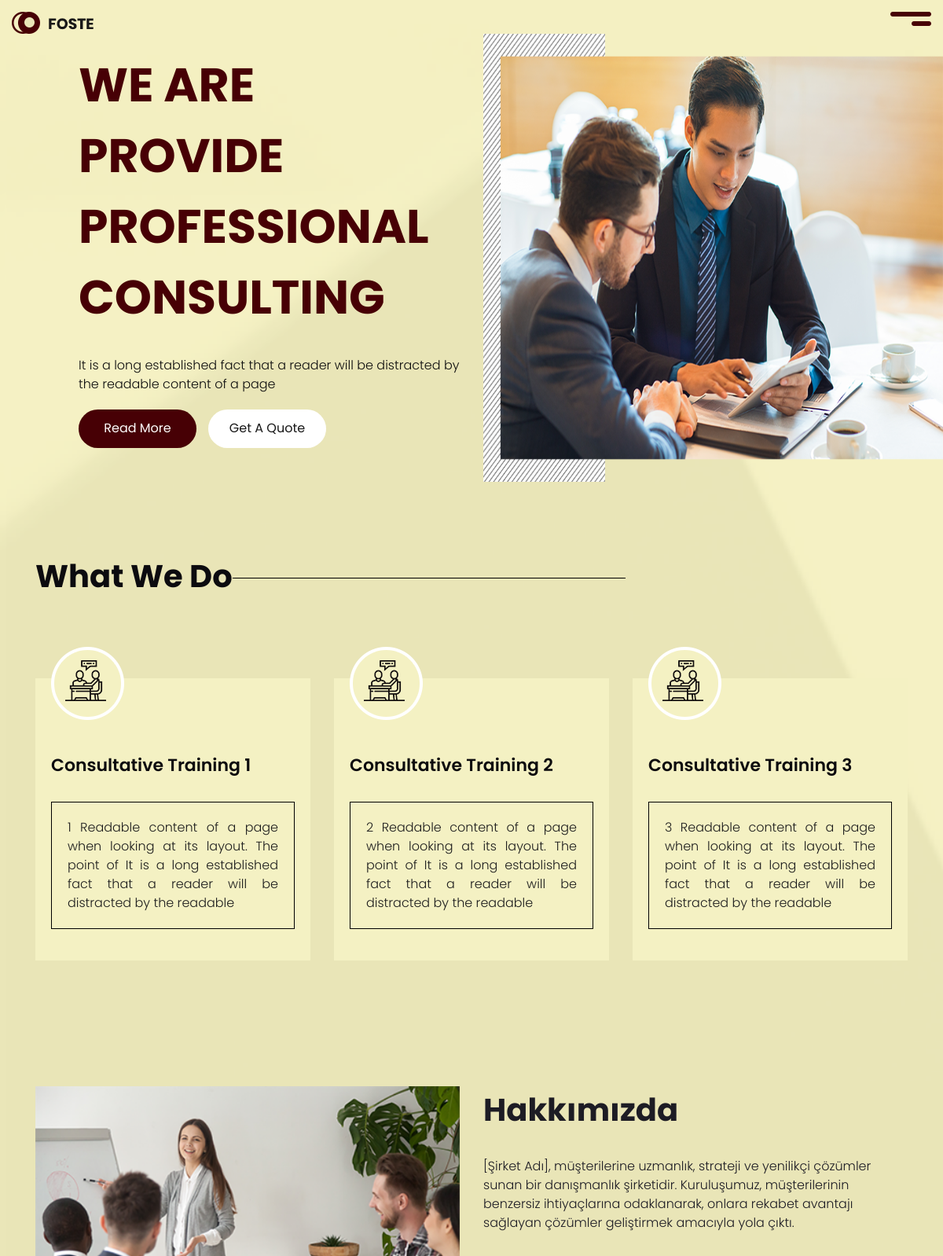
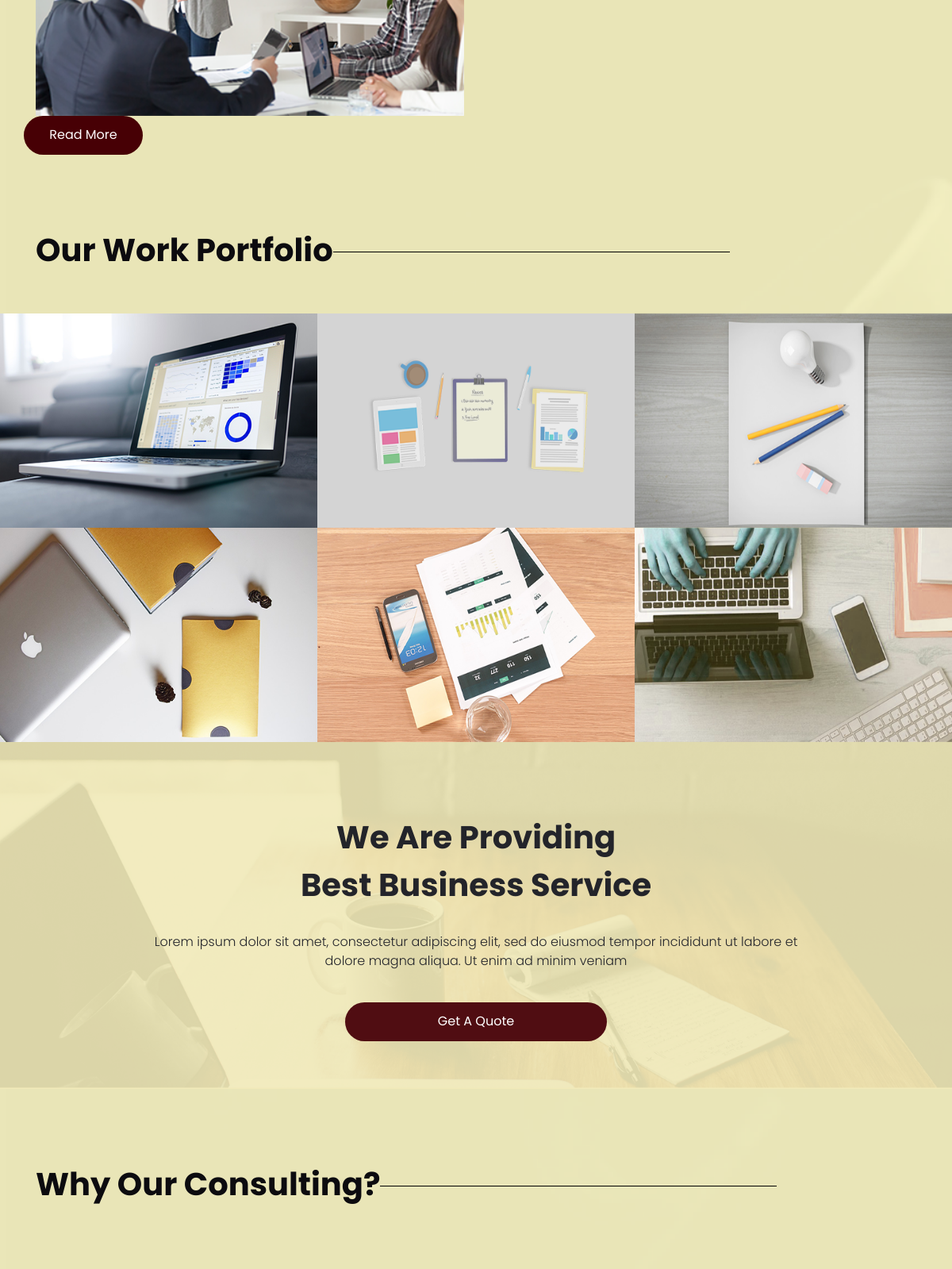
Screenshot of / (signed in, upper part) with the database file from the repository (2 pictures, top to bottom).
### app/models.py (models this page shows)
class Blog(db.Model):
    id = db.Column(db.Integer, primary_key=True)
    feedback = db.Column(db.Text)
    blogname = db.Column(db.Text)

class About(db.Model):
    id = db.Column(db.Integer, primary_key=True)
    feedback = db.Column(db.Text)
    image_filename = db.Column(db.String(255))
    aboutname = db.Column(db.Text)

### app/views.py (the view)
@app.route("/")
def index():
    clients_data = Client.query.all()
    blogs_data = Blog.query.all()
    abouts_data = About.query.all()
    servis_data = Services.query.all()
    return render_template(
        "index.html",
        blogs=blogs_data,
        about=abouts_data,
        servis=servis_data,
        clients=clients_data,
    )

### app/__init__.py (called while the page is built)
@login_manager.user_loader
def load_user(user_id):
    return User.query.get(int(user_id))

### app/templates/index.html (shortened to what this page needs)
<!DOCTYPE html>
<html lang="en">
{%extends 'base.html'%}
   {% block content %}
   {% if current_user.is_authenticated %}
   {%block index%}
   <div class="carousel-inner">
      <div class="carousel-item active">
         <div class="row">
            <div class="col-md-6">
               <div class="padding_left_0">
                  <h1 class="retailer_text">We Are Provide Professional Consulting</h1>
                  <p class="search_text">It is a long established fact that a reader will be distracted by the
                     readable content of a page </p>
                  <div class="btn_main">
                     <div class="more_bt"><a href="{{ url_for('whatwedo') }}">Read More </a></div>
                     <div class="contact_bt"><a href="{{ url_for('contact') }}">Get A Quote</a></div>
                  </div>
               </div>
            </div>
            <div class="col-md-6">
               <div><img src="{{ url_for('static', filename='images/img-1.png') }}" class="image_1"></div>
            </div>
         </div>
      </div>
   </div>
   {%endblock%}
   {%block whatwedo%}
   <div class="advisor_section layout_padding">
      <div class="container">
         <h1 class="what_text">What We Do</h1>
      </div>
      <div class="advisor_section_2 layout_padding">
         <div class="container">
            <div class="box_section">
               <div class="row">
                  {% for blog in blogs %}
                  <div class="col-lg-4 col-sm-12">
                     <div class="box_main">
                        <div class="image_3"></div>
                        <h4 class="consultative_text"> {{ blog.feedback }} </h4>
                        <p class="ipsum_text">{{ blog.blogname }}</p>
                     </div>
                  </div>
                  {% endfor %}
               </div>
            </div>
         </div>
      </div>
      {%endblock%}
      {% block aboutus %}
      <h1 class="about_taital">{{ about.feedback }}</h1>
      <p class="lorem_text">{{ about.aboutname }}</p>
      <div class="about_section layout_padding">
         <div class="container">
            <div class="row">
               {% for about in about %}
               <div class="col-sm-6">
                  <div><img src="{{ url_for('static', filename='images/' + about.image_filename) }}" class="image_8">
                  </div>
               </div>
               <div class="col-sm-6">
                  <h1 class="about_taital">{{ about.feedback }}</h1>
                  <p class="lorem_text">{{ about.aboutname }}</p>
               </div>
               {% endfor %}
               <div class="more_bt"><a href="{{ url_for('about') }}">Read More </a></div>
            </div>
         </div>
      </div>
      {%endblock%}
      {% block portfolio %}
      <div class="portfolio_section layout_padding">
         <div class="container">
            <h1 class="what_text">Our Work Portfolio</h1>
         </div>
         <div class="container-fluid">
            <div class="images_section">
               <div class="row">
                  {% for servis in servis %}
                  <div class="col-sm-4 padding_0">
                     <div class="container_1">
                     </div>
                  </div>
                  {% endfor %}
               </div>
            </div>
         </div>
         <div class="portfolio_section_2 layout_padding">
            <div class="container">
               <h1 class="best_taital">We Are Providing Best Business Service</h1>
               <p class="best_text">Lorem ipsum dolor sit amet, consectetur adipiscing elit, sed do eiusmod tempor
                  incididunt ut labore et dolore magna aliqua. Ut enim ad minim veniam</p>
               <div class="get_bt"><a href="{{ url_for('contact') }}">Get A Quote</a></div>
            </div>
         </div>
      </div>
      {%endblock%}
      {% block consulting %}
      <div class="consulting_section layout_padding">
         <div class="container">
            <h1 class="what_text">Why Our Consulting?</h1>
            <div class="consulting_section_2">
            </div>
         </div>
      </div>
      {%endblock%}
      {%else%}
      <p class="text-center"> Blogu Görmek için Lütfen <a href="{{url_for('auth.login')}}"> Giriş </a>Yapınız</p>
      {%endif%}
      {% endblock %}

### app/static/css/style.css (style rules this page uses)
* { box-sizing: border-box !important; transition: ease all 0.5s; }
html { scroll-behavior: smooth; overflow-x: hidden !important; }
body { color: #666666; font-size: 14px; font-family: Poppins; line-height: 1.80857; font-weight: normal; overflow-x: hidden !important; }
a { color: #1f1f1f; text-decoration: none !important; outline: none !important; -webkit-transition: all .3s ease-in-out; -moz-transition: all .3s ease-in-out; -ms-transition: all .3s ease-in-out; -o-transition: all .3s ease-in-out; transition: all .3s ease-in-out; }
h1, h2, h3, h4, h5, h6 { letter-spacing: 0; font-weight: normal; position: relative; padding: 0 0 10px 0; font-weight: normal; line-height: normal; color: #111111; margin: 0 }
h1 { font-size: 24px }
h4 { font-size: 16px }
*, *::after, *::before { -webkit-box-sizing: border-box; -moz-box-sizing: border-box; box-sizing: border-box; }
p { margin: 20px; font-weight: 300; font-size: 15px; line-height: 24px; }
a { color: #222222; text-decoration: none; outline: none !important; }
a, .btn { text-decoration: none !important; outline: none !important; -webkit-transition: all .3s ease-in-out; -moz-transition: all .3s ease-in-out; -ms-transition: all .3s ease-in-out; -o-transition: all .3s ease-in-out; transition: all .3s ease-in-out; }
img { max-width: 100%; height: auto; }
.layout_padding { padding-top: 90px; padding-bottom: 0px; }
.padding_0 { padding: 0px; }
.padding_left_0 { padding-left: 100px; }
.image_1 { width: 100%; float: right; height: 570px; }
.retailer_text { width: 100%; float: left; font-size: 60px; color: #470005; padding-top: 20px; text-transform: uppercase; font-weight: bold; }
.search_text { width: 100%; float: left; font-size: 16px; color: #0e0e0e; margin-left: 0px; }
.btn_main { width: 100%; float: left; }
.more_bt { width: 150px; float: left; }
.more_bt a { width: 100%; float: left; font-size: 16px; color: #fffdfd; background-color: #470005; text-align: center; padding: 10px 0px; border-radius: 40px; }
.contact_bt { width: 150px; float: left; margin-left: 15px; }
.contact_bt a { width: 100%; float: left; font-size: 16px; color: #181818; background-color: #ffffff; text-align: center; padding: 10px 0px; border-radius: 40px; }
.advisor_section { width: 100%; float: left; }
.what_text { width: 100%; float: left; color: #0c0b0f; font-size: 40px; font-weight: bold; }
.what_text::after { content: ''; position: absolute; background-color: #000; width: 500px; height: 1px; top: 32px; }
.box_main { width: 100%; float: left; background-color: #f4f1c3; height: auto; padding: 0px 20px 20px 20px; }
.consultative_text { width: 100%; float: left; color: #0c0b0e; font-size: 22px; font-weight: 600; }
.image_3 { width: 100%; float: left; background-image: url(../images/img-3.png); height: 94px; background-repeat: no-repeat; top: -40px; position: relative; }
.about_section { width: 100%; float: left; }
.advisor_section_2 { width: 100%; float: left; }
.image_8 { width: 100%; float: left; }
.about_taital { width: 100%; float: left; font-size: 40px; color: #1d1c24; font-weight: bold; }
.lorem_text { width: 100%; float: left; font-size: 16px; color: #1d1c24; margin-left: 0px; padding-bottom: 20px; }
.portfolio_section { width: 100%; float: left; }
.images_section { width: 100%; float: left; padding-top: 40px; }
.container_1 { position: relative; }
.container_1::after { display: none; content: ''; position: absolute; left: 0; top: 0; background-color: rgba(71 ,0 ,5 ,0.8); width: 100%; height: 100%; }
.portfolio_section_2 { width: 100%; float: left; background-image: url(../images/portfolio-bg.png); height: auto; background-size: cover; padding-bottom: 60px; background-repeat: no-repeat; }
.best_taital { width: 40%; margin: 0 auto; font-size: 40px; color: #23242a; font-weight: bold; text-align: center; }
.best_text { width: 75%; margin: 0 auto; font-size: 16px; color: #23242a; text-align: center; padding-top: 20px; }
.get_bt { width: 330px; margin: 0 auto; text-align: center;; }
.get_bt a { width: 100%; float: left; font-size: 16px; color: #ffffff; text-align: center; background-color: #500d12; border-radius: 40px; padding: 10px 0px; margin-top: 40px; }
.consulting_section { width: 100%; float: left; }
.consulting_section_2 { width: 100%; float: left; padding-top: 70px; }
.ipsum_text { width: 100%; float: left; font-size: 16px; color: #1d1d1d; margin-left: 0px; padding: 20px; border: 1px solid #000; text-align: justify; }

### app/static/css/icomoon.css (style rules this page uses)
body { background: #fff; }

### rows the page displays
Blog: feedback "Consultative Training 1", blogname "1 Readable content of a page when looking at its layout. The point of It is a long established fact that a reader will be distracted by the readable"
Blog: feedback "Consultative Training 2", blogname "2 Readable content of a page when looking at its layout. The point of It is a long established fact that a reader will be distracted by the readable"
Blog: feedback "Consultative Training 3", blogname "3 Readable content of a page when looking at its layout. The point of It is a long established fact that a reader will be distracted by the readable"
About: image_filename (picture), feedback "Hakkımızda", aboutname "[Şirket Adı], müşterilerine uzmanlık, strateji ve yenilikçi çözümler sunan bir danışmanlık şirketidir. Kuruluşumuz, müşterilerinin benzersiz ihtiyaçlarına odaklanarak, onlara rekabet avantajı sağlayan çözümler geliştirmek amacıyla yola çıktı."
